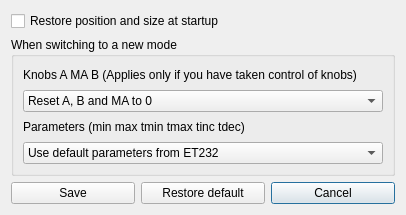
<?xml version="1.0" encoding="UTF-8"?>
<ui version="4.0">
 <class>Configuration</class>
 <widget class="QDialog" name="Configuration">
  <property name="geometry">
   <rect>
    <x>0</x>
    <y>0</y>
    <width>406</width>
    <height>215</height>
   </rect>
  </property>
  <property name="windowTitle">
   <string>Configuration</string>
  </property>
  <layout class="QGridLayout" name="gridLayout">
   <item row="6" column="2">
    <widget class="QPushButton" name="pushButton_cancel">
     <property name="text">
      <string>Cancel</string>
     </property>
    </widget>
   </item>
   <item row="6" column="0">
    <widget class="QPushButton" name="pushButton_save">
     <property name="text">
      <string>Save</string>
     </property>
    </widget>
   </item>
   <item row="0" column="0" colspan="2">
    <widget class="QCheckBox" name="checkBox_Geometry">
     <property name="text">
      <string>Restore position and size at startup</string>
     </property>
    </widget>
   </item>
   <item row="6" column="1">
    <widget class="QPushButton" name="pushButton_default">
     <property name="text">
      <string>Restore default</string>
     </property>
    </widget>
   </item>
   <item row="1" column="0" colspan="3">
    <widget class="QGroupBox" name="groupBox">
     <property name="title">
      <string>When switching to a new mode</string>
     </property>
     <layout class="QGridLayout" name="gridLayout_2">
      <item row="1" column="0">
       <widget class="QComboBox" name="comboBox_AMAB">
        <item>
         <property name="text">
          <string>Reset A, B and MA to 0</string>
         </property>
        </item>
        <item>
         <property name="text">
          <string>Keep current values of A, B and MA</string>
         </property>
        </item>
        <item>
         <property name="text">
          <string>Divide current values of A and B by 2</string>
         </property>
        </item>
        <item>
         <property name="text">
          <string>Restore my values of A, B and MA</string>
         </property>
        </item>
       </widget>
      </item>
      <item row="0" column="0">
       <widget class="QLabel" name="label_1">
        <property name="text">
         <string>Knobs A MA B (Applies only if you have taken control of knobs)</string>
        </property>
       </widget>
      </item>
      <item row="2" column="0">
       <widget class="QLabel" name="label_2">
        <property name="text">
         <string>Parameters (min max tmin tmax tinc tdec)</string>
        </property>
       </widget>
      </item>
      <item row="3" column="0">
       <widget class="QComboBox" name="comboBox_Params">
        <item>
         <property name="text">
          <string>Use default parameters from ET232</string>
         </property>
        </item>
        <item>
         <property name="text">
          <string>Restore my last parameters</string>
         </property>
        </item>
       </widget>
      </item>
     </layout>
    </widget>
   </item>
  </layout>
 </widget>
 <tabstops>
  <tabstop>checkBox_Geometry</tabstop>
 </tabstops>
 <resources/>
 <connections/>
</ui>
